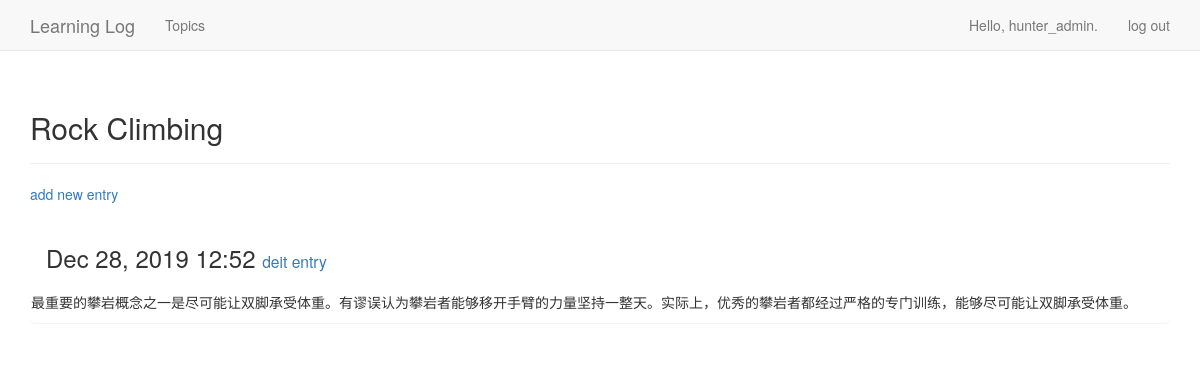
The page /topics/2/ (signed in) on the database its author committed.
### learning_logs/models.py (models this page shows, shortened)
class Topic(models.Model):
    text = models.CharField(max_length=200)
    date_added = models.DateTimeField(auto_now_add=True)
    owner = models.ForeignKey(User,on_delete=models.CASCADE)
    def __str__(self):
        return self.text

class Entry(models.Model):
    topic = models.ForeignKey(Topic,on_delete=models.CASCADE)
    text = models.TextField()
    date_added = models.DateTimeField(auto_now_add=True)
    class Meta:
        verbose_name_plural = 'entries'

### learning_logs/views.py (the view)
# urls.py: url(r'^topics/(?P<topic_id>\d+)/$', views.topic, name='topic'),
@login_required
def topic(request, topic_id):
    topic= Topic.objects.get(id=topic_id)
    if topic.owner != request.user:
        raise Http404
    entries = topic.entry_set.order_by('-date_added')
    context = {'topic': topic, 'entries': entries}
    return render(request, 'learning_logs/topic.html', context)

### learning_logs/templates/learning_logs/topic.html (shortened to what this page needs)
{% extends "learning_logs/base.html" %}
{% block header %}
  <h2>{{ topic }}</h2>
{% endblock header %}
{% block content %}
  <P>
    <a href="{% url 'learning_logs:new_entry' topic.id %}">add new entry</a>
  </P>
  {% for entry in entries %}
    <div class="panel panel_default">
      <div class="panel-heading">
        <h3>
          {{ entry.date_added|date:'M d, Y H:i' }}
          <small>
            <a href="{% url 'learning_logs:edit_entry' entry.id %}">
              deit entry</a>
          </small>
        </h3>
      </div>
      <div class="panel_body">
          {{ entry.text|linebreaks }}
      </div>
    </div>
  {% empty %}
    There are no entries for this topic yet.
  {% endfor %}
{% endblock content %}

### learning_logs/templates/learning_logs/base.html (shortened to what this page needs)
{% load bootstrap3 %}
<!DOCTYPE html>
<html lang="en">
  <head>
    {% bootstrap_css %}
  </head>
  <body>
    <nav class="navbar navbar-default navbar-static-top">
      <div class="container">
        <div class="navbar-header">
          <a class="navbar-brand" href="{% url 'learning_logs:index' %}">
          Learning Log</a>
        </div>
        <div id="navbar" class="navbar-collapse collapse">
          <ul class="nav navbar-nav">
            <li><a href="{% url 'learning_logs:topics' %}">Topics</a></li>
          </ul>
          <ul class="nav navbar-nav navbar-right">
            {% if user.is_authenticated %}
              <li><a>Hello, {{ user.username }}.</a></li>
              <li><a href="{% url 'users:logout' %}">log out</a></li>
            {% else %}
              <li><a href="{% url 'users:register' %}">register</a></li>
              <li><a href="{% url 'users:login' %}">log in</a></li>
            {% endif %}
          </ul>
        </div>
      </div>
    </nav>
    <div class="container">
      <div class="page-header">
        {% block header %}{% endblock header %}
      </div>
      <div>
        {% block content %}{% endblock content %}
      </div>
    </div>
  </body>
</html>

### rows shown on the page
Topic: text "Rock Climbing"
Entry: date_added "Dec 28, 2019 12:52", text "最重要的攀岩概念之一是尽可能让双脚承受体重。有谬误认为攀岩者能够移开手臂的力量坚持一整天。实际上，优秀的攀岩者都经过严格的专门训练，能够尽可能让双脚承受体重。"

### other values the page prints
{{ user.username }} "hunter_admin"
